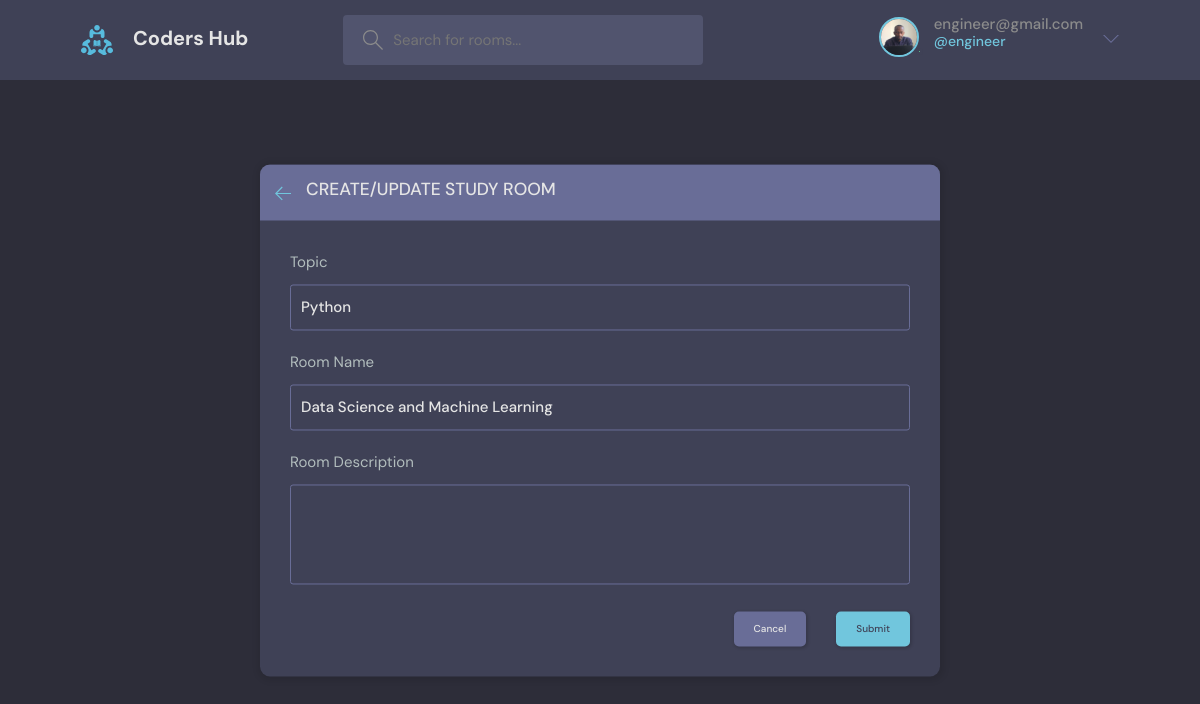
The app's page /update-room/1/ (signed in) with its own data.
### hub/models.py (models this page shows, shortened)
class User(AbstractUser):
    name = models.CharField(max_length=100, null=True)
    email = models.EmailField(unique=True, null=True)
    bio = models.TextField(null=True)
    avatar = models.ImageField(null=True, default='avatar.svg')
    USERNAME_FIELD = 'email'
    REQUIRED_FIELDS = []

class Room(models.Model):
    host = models.ForeignKey(User, on_delete=models.SET_NULL, null=True)
    topic = models.ForeignKey(Topic, on_delete=models.SET_NULL, null=True)
    name = models.CharField(max_length=100)
    description= models.TextField(null=True, blank=True)
    participants = models.ManyToManyField(User, related_name='Participants')
    updated = models.DateTimeField(auto_now=True)
    date_created = models.DateTimeField(auto_now_add=True)
    class Meta:
        ordering = ['-updated', '-date_created'] # more like pagination in flask

class Topic(models.Model):
    name = models.CharField(max_length=200)

### hub/views.py (the view, shortened to what this page needs)
# urls.py: path('update-room/<int:pk>/', views.update_room, name='update-room'),
@login_required(login_url='login')
def update_room(request, pk):
    room = Room.objects.get(id=pk)
    form = RoomForm(instance=room)
    topics = Topic.objects.all()
    if request.user != room.host:
        return HttpResponse("You can not edit this room!. Please check your account name and try again!")
    context = {'topics':topics,'form':form, 'room':room}
    return render(request, 'hub/create_room.html', context)

### hub/forms.py
class RoomForm(ModelForm):
    class Meta:
        model = Room
        fields = '__all__'
        exclude = ['host', 'participants']

### hub/templates/hub/create_room.html (shortened to what this page needs)
{% extends 'base.html' %}
{% block content %}
    <main class="create-room layout">
        <div class="container">
          <div class="layout__box">
            <div class="layout__boxHeader">
              <div class="layout__boxTitle">
                <a href="{{request.META.HTTP_REFERER}}">
                  <svg version="1.1" xmlns="http://www.w3.org/2000/svg" width="32" height="32" viewBox="0 0 32 32">
                    <title>arrow-left</title>
                    <path
                      d="M13.723 2.286l-13.723 13.714 13.719 13.714 1.616-1.611-10.96-10.96h27.625v-2.286h-27.625l10.965-10.965-1.616-1.607z">
                    </path>
                  </svg>
                </a>
                <h3>Create/UPDATE Study Room</h3>
              </div>
            </div>
            <div class="layout__body">
              <form class="form" action="#" method="POST">
                <div class="form__group">
                  <label for="room_topic">Topic</label>
                  <input type="text" value="{{room.topic.name}}" name="topic" list="topic-list" required>
                </div>
                <div class="form__group">
                    <label for="room_name">Room Name</label>
                    {{form.name}}
                  </div>
                  <div class="form__group">
                    <label for="room_name">Room Description</label>
                    {{form.description}}
                  </div>
                <div class="form__action">
                  <a class="btn btn--dark" href="{{request.META.HTTP_REFERER}}">Cancel</a>
                  <button class="btn btn--main" type="submit">Submit</button>
                </div>
              </form>
            </div>
          </div>
        </div>
      </main>
{% endblock%}

### templates/includes/navbar.html (shortened to what this page needs)
{% load static %}
<header class="header header--loggedIn">
  <div class="container">
    <a href="{% url 'home' %}" class="header__logo">
      <img src="{% static 'images/assets/logo.svg'%}" />
      <h1>Coders Hub</h1>
    </a>
    <form class="header__search" action="{% url 'home' %}" method="GET">
      <label>
        <input placeholder="Search for rooms..."  name="t" id="t"  />
      </label>
    </form>
    <nav class="header__menu">
      <div class="header__user">
        {% if user.is_authenticated %}
        <a href="{% url 'update-profile'%}">
          <div class="avatar avatar--medium active">
            <img src="{{request.user.avatar.url}}" />
          </div>
          <p>{{request.user}} <span>@{{request.user.username}}</span></p>
        </a>
        <button class="dropdown-button">
          <svg version="1.1" xmlns="http://www.w3.org/2000/svg" width="32" height="32" viewBox="0 0 32 32">
            <title>chevron-down</title>
            <path d="M16 21l-13-13h-3l16 16 16-16h-3l-13 13z"></path>
          </svg>
        </button>
      </div>
      {% else %}
      <a href="{% url 'login'%}">
        <img src="{% static 'images/assets/avatar.svg'%}" />
        <p>Login</p>
      </a>
      {% endif %}
    </nav>
  </div>
</header>

### records on screen
User: user.avatar (placeholder picture), user "engineer@gmail.com", user.username "engineer"
Room: topic "Python", name "Data Science and Machine Learning"
